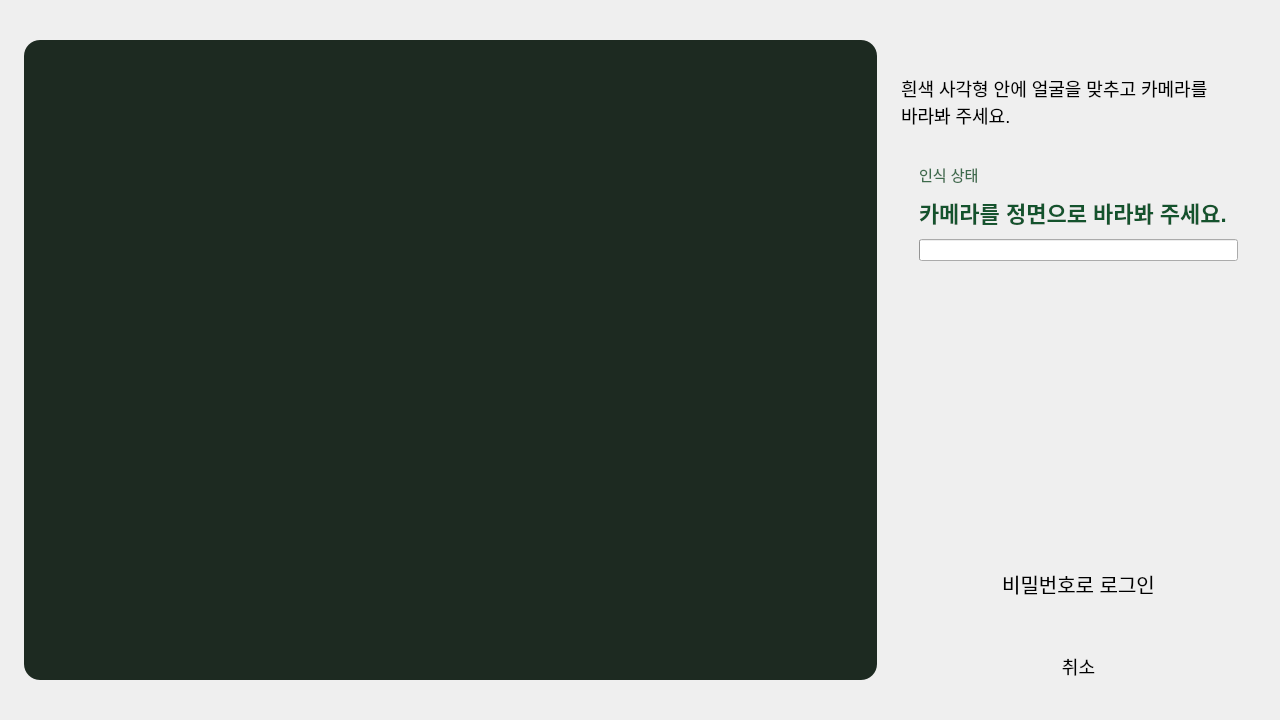
<?xml version="1.0" encoding="UTF-8"?>
<ui version="4.0">
 <class>Face</class>
 <widget class="QDialog" name="Face">
  <property name="geometry">
   <rect>
    <x>0</x>
    <y>0</y>
    <width>1280</width>
    <height>720</height>
   </rect>
  </property>
  <layout class="QHBoxLayout" name="layoutRoot" stretch="0,1">
   <property name="spacing">
    <number>24</number>
   </property>
   <property name="leftMargin">
    <number>24</number>
   </property>
   <property name="topMargin">
    <number>24</number>
   </property>
   <property name="rightMargin">
    <number>24</number>
   </property>
   <property name="bottomMargin">
    <number>24</number>
   </property>
   <item>
    <widget class="QLabel" name="lblCam">
     <property name="minimumSize">
      <size>
       <width>853</width>
       <height>640</height>
      </size>
     </property>
     <property name="maximumSize">
      <size>
       <width>853</width>
       <height>640</height>
      </size>
     </property>
     <property name="styleSheet">
      <string notr="true">background: #1d2a21; color: white; border-radius: 16px;</string>
     </property>
     <property name="alignment">
      <set>Qt::AlignCenter</set>
     </property>
    </widget>
   </item>
   <item>
    <layout class="QVBoxLayout" name="layoutSide">
     <property name="spacing">
      <number>16</number>
     </property>
     <item>
      <widget class="QLabel" name="lblTitle">
       <property name="styleSheet">
        <string notr="true">font-size: 30px; font-weight: bold; color: #14532d;</string>
       </property>
      </widget>
     </item>
     <item>
      <widget class="QLabel" name="lblGuide">
       <property name="styleSheet">
        <string notr="true">font-size: 18px;</string>
       </property>
       <property name="text">
        <string>흰색 사각형 안에 얼굴을 맞추고 카메라를 바라봐 주세요.</string>
       </property>
       <property name="wordWrap">
        <bool>true</bool>
       </property>
      </widget>
     </item>
     <item>
      <widget class="QFrame" name="statusBox">
       <layout class="QVBoxLayout" name="layoutStatus">
        <property name="spacing">
         <number>10</number>
        </property>
        <property name="leftMargin">
         <number>18</number>
        </property>
        <property name="topMargin">
         <number>18</number>
        </property>
        <property name="rightMargin">
         <number>18</number>
        </property>
        <property name="bottomMargin">
         <number>18</number>
        </property>
        <item>
         <widget class="QLabel" name="lblStatusTitle">
          <property name="styleSheet">
           <string notr="true">font-size: 15px; color: #3d6b4c;</string>
          </property>
          <property name="text">
           <string>인식 상태</string>
          </property>
         </widget>
        </item>
        <item>
         <widget class="QLabel" name="lblStatus">
          <property name="styleSheet">
           <string notr="true">font-size: 22px; font-weight: bold; color: #14532d;</string>
          </property>
          <property name="text">
           <string>카메라를 정면으로 바라봐 주세요.</string>
          </property>
          <property name="wordWrap">
           <bool>true</bool>
          </property>
         </widget>
        </item>
        <item>
         <widget class="QProgressBar" name="barHits">
          <property name="maximum">
           <number>5</number>
          </property>
          <property name="value">
           <number>0</number>
          </property>
          <property name="textVisible">
           <bool>false</bool>
          </property>
         </widget>
        </item>
       </layout>
      </widget>
     </item>
     <item>
      <spacer name="spacerSide">
       <property name="orientation">
        <enum>Qt::Vertical</enum>
       </property>
       <property name="sizeHint" stdset="0">
        <size>
         <width>0</width>
         <height>0</height>
        </size>
       </property>
      </spacer>
     </item>
     <item>
      <widget class="QPushButton" name="btnPw">
       <property name="styleSheet">
        <string notr="true">font-size: 20px; min-height: 72px; border-radius: 14px;</string>
       </property>
       <property name="text">
        <string>비밀번호로 로그인</string>
       </property>
      </widget>
     </item>
     <item>
      <widget class="QPushButton" name="btnCancel">
       <property name="styleSheet">
        <string notr="true">font-size: 18px; min-height: 60px; border-radius: 14px;</string>
       </property>
       <property name="text">
        <string>취소</string>
       </property>
      </widget>
     </item>
    </layout>
   </item>
  </layout>
 </widget>
 <resources/>
 <connections/>
</ui>
